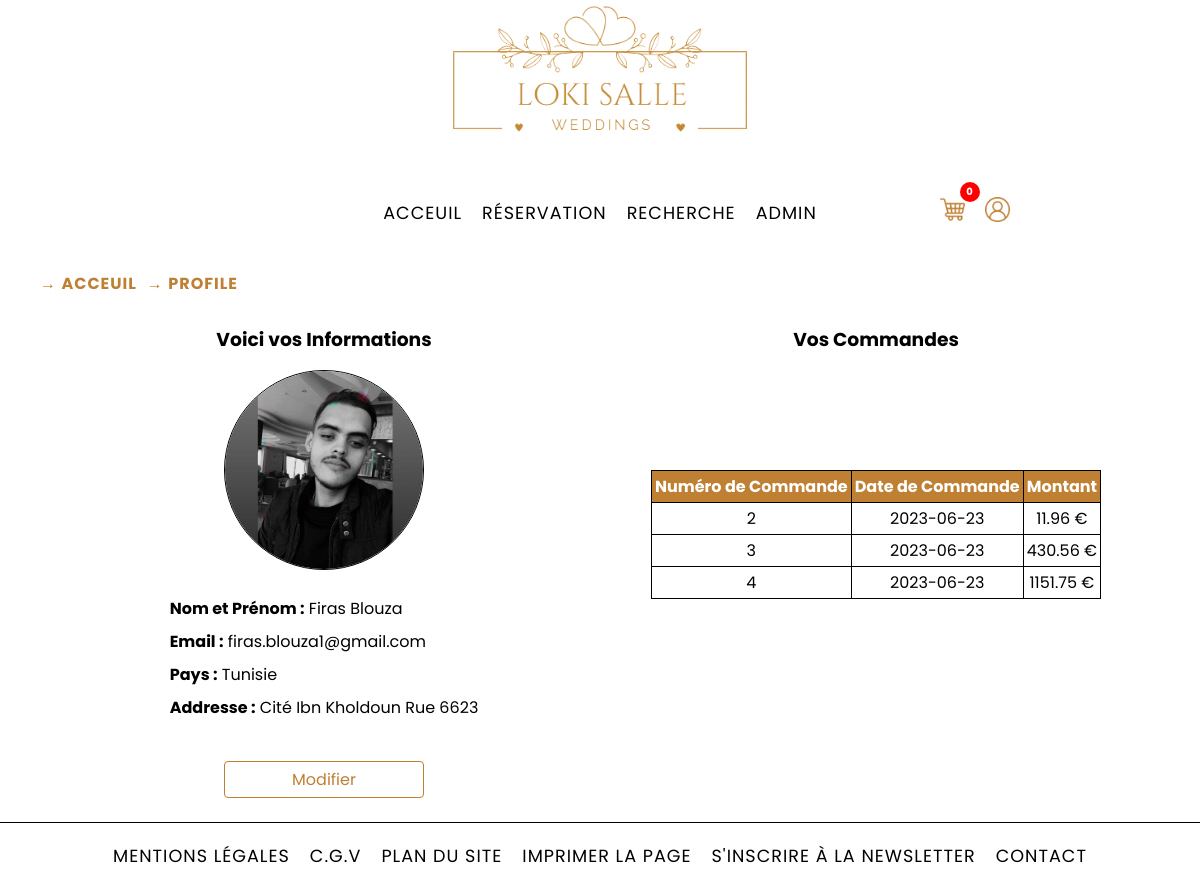
The page /pages/profile.php (signed in) on the database its author committed.
### tables this page shows
CREATE TABLE `commandes` (
  `id_commande` int(11) NOT NULL,
  `montant` decimal(10,2) NOT NULL,
  `id_membre` int(6) NOT NULL,
  `date_commande` date NOT NULL
);

### pages/profile.php (the view, shortened to what this page needs)
<?php
require_once('../config/config.php');
if (isset($_GET['action']) && $_GET['action'] === 'edit') {
    $pageTitle = 'Loki Salle - Modifier Profile';
    $breadcrumb = [
        ['name' => '→ Acceuil', 'path' => '/index.php'],
        ['name' => '→ Profile', 'path' => '/pages/profile.php'],
        ['name' => '→ Modifier', 'path' => '/pages/profile.php?action=edit']
    ];
    $editing = true;
} else {
    $editing = false;
}
?>
<?php include_once('./templates/header.php'); ?>
<main id="profile-container">
    <div class="profile-information">
        <h3 class="profile-title">Voici vos Informations</h3>
        <?php if (!$editing) { ?>
            <div class="profile-avatar-container">
                <?php if ($_SESSION['user_photo'] === 'avatar_default.jpg') {?>
                    <img src="<?php echo $baseUrl; ?>/images/uploads/<?php echo $_SESSION['user_photo'];?>" alt="" class="profile-avatar-img">
                <?php } else { ?>
                    <img src="<?php echo $baseUrl; ?>/images/uploads/profile/<?php echo $_SESSION['user_photo'];?>" alt="" class="profile-avatar-img">
                <?php } ?>
            </div>
            <div class="profile-info-details">
                <p class="profile-info-name"><b>Nom et Prénom :</b> <?php echo $_SESSION['user_name']; ?></p>
                <p class="profile-info-email"><b>Email :</b> <?php echo $_SESSION['user_email']; ?></p>
                <p class="profile-info-pays"><b>Pays :</b> <?php echo $_SESSION['user_pays']; ?></p>
                <p class="profile-info-addresse"><b>Addresse :</b> <?php echo $_SESSION['user_addresse']; ?></p>
            </div>
            <a href="<?php echo $baseUrl; ?>/pages/profile.php?action=edit" class="profile-edit-btn">Modifier</a>
        <?php } ?>
    </div>
    <div class="profile-orders">
        <h3 class="profile-title">Vos Commandes</h3>
        <div class="profile-orders-container">
            <table class="profile-orders-table" border="1">
                <tr>
                    <th>Numéro de Commande</th>
                    <th>Date de Commande</th>
                    <th>Montant</th>
                </tr>
                    <?php
                        $user_id = $_SESSION['user_id'];
                        $sql = "SELECT * FROM commandes WHERE id_membre = '$user_id'";
                        $result = mysqli_query($link, $sql);
                        if (mysqli_num_rows($result) > 0) {
                            while ($row = mysqli_fetch_assoc($result)) {
                                $commande_id = $row['id_commande'];
                                $commande_date = $row['date_commande'];
                                $commande_montant = $row['montant'];
                                echo "<tr>
                                        <td>$commande_id</td>
                                        <td>$commande_date</td>
                                        <td>$commande_montant €</td>
                                    </tr>";
                            }
                        } else {
                            echo "<tr>
                                    <td colspan='3'>Vous n'avez pas encore de commandes</td>
                                </tr>";
                        }
                    ?>
            </table>
    </div>
</main>
<?php include_once('./templates/footer.php'); ?>

### css/style.css (style rules this page uses)
* { margin: 0; padding: 0; box-sizing: border-box; }
table { border-collapse: collapse; }
table th, table td { padding: 5px; }
html, body { font-family: 'Poppins', Helvetica, sans-serif; font-size: 1rem; overflow-x: hidden; }
body { display: flex; flex-direction: column; min-height: 100vh; }
.offreBox-info a, p { text-decoration: none; color: black; }
.resOffre-info a, p { text-decoration: none; color: black; }
.res-details-info a, p { text-decoration: none; color: black; }
#profile-container { padding: 2% 4% 2% 4%; display:flex; justify-content: center; flex-direction: row; }
#profile-container .profile-information, #profile-container .profile-orders { display: flex; flex-direction: column; gap: 1rem; flex: 50%; }
#profile-container .profile-title { text-align: center; }
#profile-container .profile-avatar-container { display: flex; flex-direction: column; gap: 1rem; margin-bottom: 10px; justify-content: center; align-items: center; }
#profile-container .profile-avatar-container .profile-avatar-img { width: 200px; height: 200px; border-radius: 50%; border: 1px solid black; margin: 0 auto; }
.profile-info-details { margin: 0 auto; display:flex; flex-direction: column; gap: 0.5rem; }
.profile-edit-btn { margin: 0 auto; margin-top: 25px; text-align: center; padding: 5px 5px; border: 1px solid #BF8034; border-radius: 4px; text-decoration: none; color: #BF8034; width: 200px; cursor: pointer; }
.profile-orders-container { display:flex; flex-direction: column; justify-content: center; align-items: center; padding-top: 100px; }
.profile-orders-table { border-collapse: collapse; border: 1px solid black; }
.profile-orders-table th, .profile-orders-table td { padding: 3px; text-align: center; }
.profile-orders-table th { background-color: #BF8034; color: #fff; }

### rows shown on the page
commandes: id_commande "2", date_commande "2023-06-23", montant "11.96"
commandes: id_commande "3", date_commande "2023-06-23", montant "430.56"
commandes: id_commande "4", date_commande "2023-06-23", montant "1151.75"

### other values the page prints
$cartItemCount "0"
$crumb['name'] "→ ACCEUIL"
$crumb['name'] "→ PROFILE"
$_SESSION['user_name'] "Firas Blouza"
$_SESSION['user_email'] "firas.blouza1@gmail.com"
$_SESSION['user_pays'] "Tunisie"
$_SESSION['user_addresse'] "Cité Ibn Kholdoun Rue 6623"
